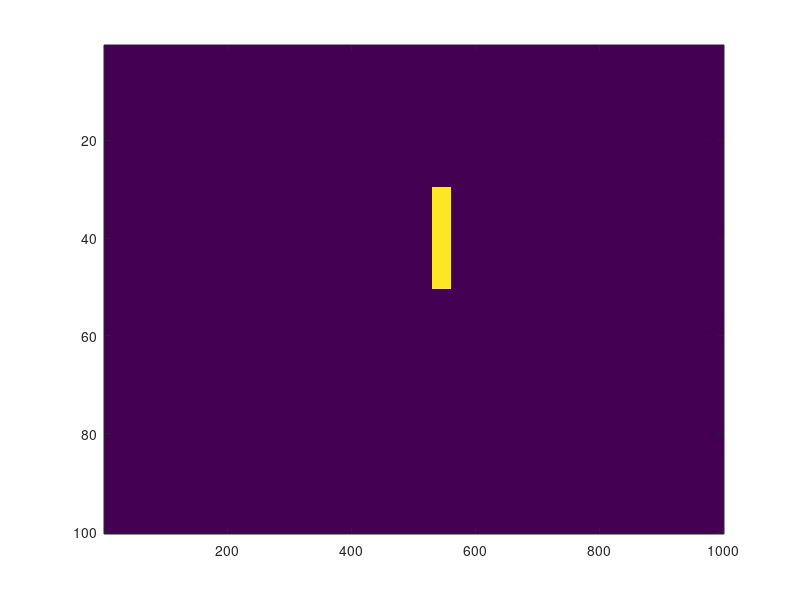

Write the MATLAB code that produced this figure.
clc
clear all; close all

% set length of X and Y
xlen = 1000; % larger because we want object to move in x-direction
ylen = 100;

% create vectors
xvec = [1:1:xlen];
yvec = [1:1:ylen];

% create 2D mesh of size xlen and ylen
[X,Y] = meshgrid(xvec,yvec);

% Initialize all zeros
Z = zeros(size(X));

% define shape of moving object
xmin=30; xmax=50;
ymin=30; ymax=60;
Z(xmin:xmax,ymin:ymax)=1;

% plot initial condition
figure(1); axis equal
imagesc(Z)

% number of simulation steps
nsteps = 100; 
step_size = 1;

% slide the object
for ii=1:nsteps
    % Write this block
    Z(xmin:xmax,ymin:ymax)=0;
    ymin=ymin+5; ymax=ymax+5;
    Z(xmin:xmax,ymin:ymax)=1;
    figure(1)
    imagesc(Z)
end

